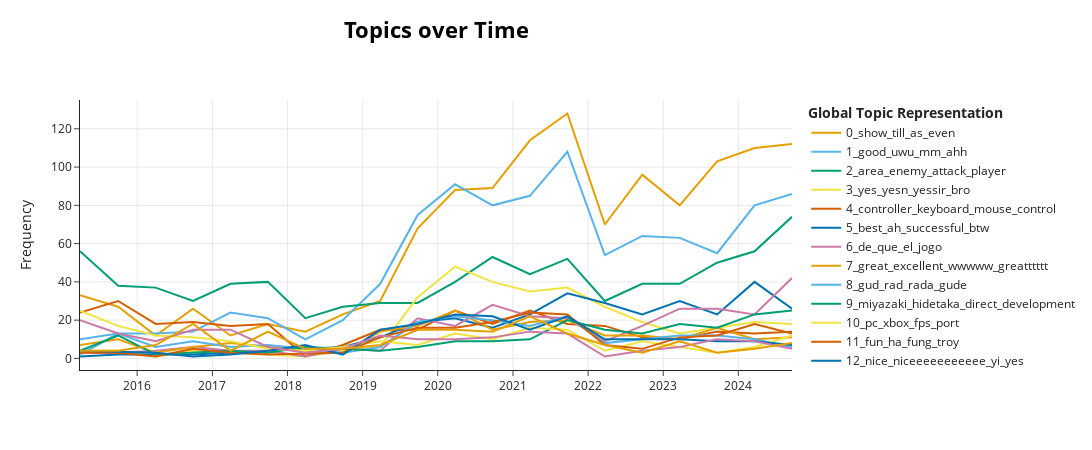

Notebook cell for this chart:
### Code cell
pos_model.visualize_topics_over_time(pos_topics_over_time, top_n_topics=15)

### Figure 1 — Plotly figure (JSON) as saved in the notebook; plotly's stock layout.template omitted (floating-point values rounded to 4 significant figures)
{"data": [{"hoverinfo": "text", "hovertext": ["<b>Topic 0</b><br>Words: show, till, as, even, ", "<b>Topic 0</b><br>Words: show, till, as, even, ", "<b>Topic 0</b><br>Words: show, till, as, even, ", "<b>Topic 0</b><br>Words: show, till, as, even, ", "<b>Topic 0</b><br>Words: show, till, as, even, ", "<b>Topic 0</b><br>Words: show, till, as, even, ", "<b>Topic 0</b><br>Words: show, till, as, even, ", "<b>Topic 0</b><br>Words: show, till, as, even, ", "<b>Topic 0</b><br>Words: show, till, as, even, ", "<b>Topic 0</b><br>Words: even, show, till, as, ", "<b>Topic 0</b><br>Words: show, till, as, even, ", "<b>Topic 0</b><br>Words: as, show, till, even, ", "<b>Topic 0</b><br>Words: show, till, as, even, ", "<b>Topic 0</b><br>Words: show, till, as, even, ", "<b>Topic 0</b><br>Words: show, till, as, even, ", "<b>Topic 0</b><br>Words: show, till, as, even, ", "<b>Topic 0</b><br>Words: show, till, as, even, ", "<b>Topic 0</b><br>Words: show, till, as, even, ", "<b>Topic 0</b><br>Words: till, show, as, even, ", "<b>Topic 0</b><br>Words: show, till, as, even, "], "marker": {"color": "#E69F00"}, "mode": "lines", "name": "0_show_till_as_even", "type": "scatter", "x": ["2015-03-29T07:51:40.752000", "2015-09-30T21:50:11.400000", "2016-03-30T20:28:43.800000", "2016-09-28T19:07:16.200000", "2017-03-29T17:45:48.600000", "2017-09-27T16:24:21", "2018-03-28T15:02:53.400000", "2018-09-26T13:41:25.800000", "2019-03-27T12:19:58.200000", "2019-09-25T10:58:30.600000", "2020-03-25T09:37:03", "2020-09-23T08:15:35.400000", "2021-03-24T06:54:07.800000", "2021-09-22T05:32:40.200000", "2022-03-23T04:11:12.600000", "2022-09-21T02:49:45", "2023-03-22T01:28:17.400000", "2023-09-20T00:06:49.800000", "2024-03-19T22:45:22.200000", "2024-09-17T21:23:54.600000"], "y": [33, 27, 12, 26, 12, 18, 14, 23, 30, 68, 88, 89, 114, 128, 70, 96, 80, 103, 110, 112]}, {"hoverinfo": "text", "hovertext": ["<b>Topic 1</b><br>Words: good, uwu, mm, ahh, af", "<b>Topic 1</b><br>Words: good, uwu, mm, ahh, af", "<b>Topic 1</b><br>Words: good, uwu, mm, ahh, af", "<b>Topic 1</b><br>Words: good, uwu, mm, ahh, af", "<b>Topic 1</b><br>Words: good, uwu, mm, ahh, af", "<b>Topic 1</b><br>Words: good, uwu, mm, ahh, af", "<b>Topic 1</b><br>Words: good, man, uwu, mm, ahh", "<b>Topic 1</b><br>Words: good, uwu, mm, ahh, af", "<b>Topic 1</b><br>Words: good, uwu, mm, ahh, af", "<b>Topic 1</b><br>Words: good, uwu, mm, ahh, af", "<b>Topic 1</b><br>Words: good, mm, lol, dks, uwu", "<b>Topic 1</b><br>Words: good, uwu, mm, ahh, af", "<b>Topic 1</b><br>Words: good, thats, uwu, mm, ahh", "<b>Topic 1</b><br>Words: good, uwu, mm, ahh, also", "<b>Topic 1</b><br>Words: good, ahh, please, uwu, mm", "<b>Topic 1</b><br>Words: good, uwu, mm, ahh, af", "<b>Topic 1</b><br>Words: good, uwu, mm, ahh, af", "<b>Topic 1</b><br>Words: good, af, hat, uwu, mm", "<b>Topic 1</b><br>Words: good, uwu, mm, ahh, af", "<b>Topic 1</b><br>Words: good, uwu, mm, ahh, af"], "marker": {"color": "#56B4E9"}, "mode": "lines", "name": "1_good_uwu_mm_ahh", "type": "scatter", "x": ["2015-03-29T07:51:40.752000", "2015-09-30T21:50:11.400000", "2016-03-30T20:28:43.800000", "2016-09-28T19:07:16.200000", "2017-03-29T17:45:48.600000", "2017-09-27T16:24:21", "2018-03-28T15:02:53.400000", "2018-09-26T13:41:25.800000", "2019-03-27T12:19:58.200000", "2019-09-25T10:58:30.600000", "2020-03-25T09:37:03", "2020-09-23T08:15:35.400000", "2021-03-24T06:54:07.800000", "2021-09-22T05:32:40.200000", "2022-03-23T04:11:12.600000", "2022-09-21T02:49:45", "2023-03-22T01:28:17.400000", "2023-09-20T00:06:49.800000", "2024-03-19T22:45:22.200000", "2024-09-17T21:23:54.600000"], "y": [10, 13, 13, 14, 24, 21, 10, 20, 39, 75, 91, 80, 85, 108, 54, 64, 63, 55, 80, 86]}, {"hoverinfo": "text", "hovertext": ["<b>Topic 2</b><br>Words: dx, new, change, version, heide", "<b>Topic 2</b><br>Words: dsi, player, help, attack, enemy", "<b>Topic 2</b><br>Words: katana, havel, chaos, ice, wich", "<b>Topic 2</b><br>Words: dks, bonfire, system, level, heh", "<b>Topic 2</b><br>Words: fight, weapon, player, find, bos", "<b>Topic 2</b><br>Words: player, area, weapon, certain, enemy", "<b>Topic 2</b><br>Words: roll, area, player, dragon, sm", "<b>Topic 2</b><br>Words: attack, player, damage, area, enemy", "<b>Topic 2</b><br>Words: nigga, moonlight, uh, spotlight, trippin", "<b>Topic 2</b><br>Words: bean, attack, area, estus, enemy", "<b>Topic 2</b><br>Words: area, attack, player, enemy, weapon", "<b>Topic 2</b><br>Words: tyrit, th, weapon, area, enemy", "<b>Topic 2</b><br>Words: heal, area, use, weapon, movement", "<b>Topic 2</b><br>Words: area, fight, attack, enemy, roll", "<b>Topic 2</b><br>Words: attack, fight, enemy, lothian, axe", "<b>Topic 2</b><br>Words: onnnnnnnfromsoft, server, turn, area, level", "<b>Topic 2</b><br>Words: bos, king, fight, mark, area", "<b>Topic 2</b><br>Words: td, dementia, attack, bos, player", "<b>Topic 2</b><br>Words: bos, player, area, enemy, fight", "<b>Topic 2</b><br>Words: spoiler, enemy, area, world, feel"], "marker": {"color": "#009E73"}, "mode": "lines", "name": "2_area_enemy_attack_player", "type": "scatter", "x": ["2015-03-29T07:51:40.752000", "2015-09-30T21:50:11.400000", "2016-03-30T20:28:43.800000", "2016-09-28T19:07:16.200000", "2017-03-29T17:45:48.600000", "2017-09-27T16:24:21", "2018-03-28T15:02:53.400000", "2018-09-26T13:41:25.800000", "2019-03-27T12:19:58.200000", "2019-09-25T10:58:30.600000", "2020-03-25T09:37:03", "2020-09-23T08:15:35.400000", "2021-03-24T06:54:07.800000", "2021-09-22T05:32:40.200000", "2022-03-23T04:11:12.600000", "2022-09-21T02:49:45", "2023-03-22T01:28:17.400000", "2023-09-20T00:06:49.800000", "2024-03-19T22:45:22.200000", "2024-09-17T21:23:54.600000"], "y": [56, 38, 37, 30, 39, 40, 21, 27, 29, 29, 40, 53, 44, 52, 30, 39, 39, 50, 56, 74]}, {"hoverinfo": "text", "hovertext": ["<b>Topic 3</b><br>Words: yes, yesn, yessir, bro, sir", "<b>Topic 3</b><br>Words: yes, yesn, yessir, bro, sir", "<b>Topic 3</b><br>Words: yes, yesn, yessir, bro, sir", "<b>Topic 3</b><br>Words: yes, yesn, yessir, bro, sir", "<b>Topic 3</b><br>Words: yes, yesn, yessir, bro, sir", "<b>Topic 3</b><br>Words: yes, yesn, yessir, bro, sir", "<b>Topic 3</b><br>Words: yes, yesn, yessir, bro, sir", "<b>Topic 3</b><br>Words: yes, yesn, yessir, bro, sir", "<b>Topic 3</b><br>Words: yes, yesn, yessir, bro, sir", "<b>Topic 3</b><br>Words: yes, yesn, yessir, bro, sir", "<b>Topic 3</b><br>Words: yes, yesn, yessir, bro, sir", "<b>Topic 3</b><br>Words: yes, yesn, yessir, bro, sir", "<b>Topic 3</b><br>Words: yes, bro, sir, yesn, yessir", "<b>Topic 3</b><br>Words: yes, yesn, yessir, bro, sir", "<b>Topic 3</b><br>Words: yes, yesn, yessir, bro, sir", "<b>Topic 3</b><br>Words: yes, yesn, yessir, bro, sir", "<b>Topic 3</b><br>Words: yes, yessir, yesn, bro, sir", "<b>Topic 3</b><br>Words: yes, yesn, yessir, bro, sir", "<b>Topic 3</b><br>Words: yes, yesn, yessir, bro, sir"], "marker": {"color": "#F0E442"}, "mode": "lines", "name": "3_yes_yesn_yessir_bro", "type": "scatter", "x": ["2015-03-29T07:51:40.752000", "2015-09-30T21:50:11.400000", "2016-03-30T20:28:43.800000", "2016-09-28T19:07:16.200000", "2017-09-27T16:24:21", "2018-03-28T15:02:53.400000", "2018-09-26T13:41:25.800000", "2019-03-27T12:19:58.200000", "2019-09-25T10:58:30.600000", "2020-03-25T09:37:03", "2020-09-23T08:15:35.400000", "2021-03-24T06:54:07.800000", "2021-09-22T05:32:40.200000", "2022-03-23T04:11:12.600000", "2022-09-21T02:49:45", "2023-03-22T01:28:17.400000", "2023-09-20T00:06:49.800000", "2024-03-19T22:45:22.200000", "2024-09-17T21:23:54.600000"], "y": [4, 4, 1, 4, 2, 1, 4, 6, 32, 48, 40, 35, 37, 27, 19, 13, 16, 19, 18]}, {"hoverinfo": "text", "hovertext": ["<b>Topic 4</b><br>Words: controller, keyboard, mouse, control, xbox", "<b>Topic 4</b><br>Words: controller, keyboard, mouse, control, xbox", "<b>Topic 4</b><br>Words: keyboard, controller, mouse, click, control", "<b>Topic 4</b><br>Words: controller, keyboard, mouse, bubble, wrap", "<b>Topic 4</b><br>Words: controller, keyboard, mouse, window, cable", "<b>Topic 4</b><br>Words: controller, keyboard, kb, mouse, control", "<b>Topic 4</b><br>Words: mouse, sensitivity, interface, prompt, binding", "<b>Topic 4</b><br>Words: controller, keyboard, playstation, fckng, keybinddings", "<b>Topic 4</b><br>Words: controller, keyboard, mouse, control, bind", "<b>Topic 4</b><br>Words: controller, keyboard, control, mouse, default", "<b>Topic 4</b><br>Words: controller, keyboard, mouse, control, key", "<b>Topic 4</b><br>Words: keyboard, mouse, controller, control, click", "<b>Topic 4</b><br>Words: controller, keyboard, mouse, unequip, control", "<b>Topic 4</b><br>Words: mouse, keyboard, controller, control, key", "<b>Topic 4</b><br>Words: controller, keyboard, mouse, control, bind", "<b>Topic 4</b><br>Words: keyboard, controller, mouse, click, disable", "<b>Topic 4</b><br>Words: controller, mouse, control, keyboard, goodie", "<b>Topic 4</b><br>Words: controller, keyboard, remap, mouse, bind", "<b>Topic 4</b><br>Words: click, controller, keyboard, mouse, control", "<b>Topic 4</b><br>Words: controller, keyboard, mouse, miyuzaki, control"], "marker": {"color": "#D55E00"}, "mode": "lines", "name": "4_controller_keyboard_mouse_control", "type": "scatter", "x": ["2015-03-29T07:51:40.752000", "2015-09-30T21:50:11.400000", "2016-03-30T20:28:43.800000", "2016-09-28T19:07:16.200000", "2017-03-29T17:45:48.600000", "2017-09-27T16:24:21", "2018-03-28T15:02:53.400000", "2018-09-26T13:41:25.800000", "2019-03-27T12:19:58.200000", "2019-09-25T10:58:30.600000", "2020-03-25T09:37:03", "2020-09-23T08:15:35.400000", "2021-03-24T06:54:07.800000", "2021-09-22T05:32:40.200000", "2022-03-23T04:11:12.600000", "2022-09-21T02:49:45", "2023-03-22T01:28:17.400000", "2023-09-20T00:06:49.800000", "2024-03-19T22:45:22.200000", "2024-09-17T21:23:54.600000"], "y": [24, 30, 18, 19, 17, 18, 1, 7, 15, 15, 25, 18, 25, 18, 17, 11, 10, 14, 13, 14]}, {"hoverinfo": "text", "hovertext": ["<b>Topic 5</b><br>Words: best, ah, successful, btw, lol", "<b>Topic 5</b><br>Words: best, ah, successful, btw, lol", "<b>Topic 5</b><br>Words: best, lol, ah, successful, btw", "<b>Topic 5</b><br>Words: best, ah, successful, btw, lol", "<b>Topic 5</b><br>Words: best, ah, successful, btw, lol", "<b>Topic 5</b><br>Words: best, ah, successful, btw, lol", "<b>Topic 5</b><br>Words: best, ah, successful, btw, lol", "<b>Topic 5</b><br>Words: best, btw, ah, successful, lol", "<b>Topic 5</b><br>Words: best, successful, ah, btw, lol", "<b>Topic 5</b><br>Words: best, ah, successful, btw, lol", "<b>Topic 5</b><br>Words: best, ah, successful, btw, lol", "<b>Topic 5</b><br>Words: best, ah, successful, btw, lol", "<b>Topic 5</b><br>Words: best, ah, successful, btw, lol", "<b>Topic 5</b><br>Words: best, ah, successful, btw, lol", "<b>Topic 5</b><br>Words: best, ah, fuck, yes, successful", "<b>Topic 5</b><br>Words: best, ah, successful, btw, lol", "<b>Topic 5</b><br>Words: best, ah, successful, btw, lol", "<b>Topic 5</b><br>Words: best, ah, successful, btw, lol"], "marker": {"color": "#0072B2"}, "mode": "lines", "name": "5_best_ah_successful_btw", "type": "scatter", "x": ["2015-03-29T07:51:40.752000", "2015-09-30T21:50:11.400000", "2016-09-28T19:07:16.200000", "2017-03-29T17:45:48.600000", "2017-09-27T16:24:21", "2018-09-26T13:41:25.800000", "2019-03-27T12:19:58.200000", "2019-09-25T10:58:30.600000", "2020-03-25T09:37:03", "2020-09-23T08:15:35.400000", "2021-03-24T06:54:07.800000", "2021-09-22T05:32:40.200000", "2022-03-23T04:11:12.600000", "2022-09-21T02:49:45", "2023-03-22T01:28:17.400000", "2023-09-20T00:06:49.800000", "2024-03-19T22:45:22.200000", "2024-09-17T21:23:54.600000"], "y": [1, 2, 2, 3, 4, 6, 11, 19, 21, 16, 23, 34, 29, 23, 30, 23, 40, 26]}, {"hoverinfo": "text", "hovertext": ["<b>Topic 6</b><br>Words: ncia, que, jogo, minhas, de", "<b>Topic 6</b><br>Words: el, que, jogo, horas, esta", "<b>Topic 6</b><br>Words: que, vez, mucho, de, el", "<b>Topic 6</b><br>Words: de, el, que, en, la", "<b>Topic 6</b><br>Words: la, que, de, termina, primer", "<b>Topic 6</b><br>Words: que, la, el, para, lo", "<b>Topic 6</b><br>Words: quero, jogaaaaaaaaaaa, controle, para, de", "<b>Topic 6</b><br>Words: el, rango, tanti, totales, favorita", "<b>Topic 6</b><br>Words: della, jogar, para, serie, livello", "<b>Topic 6</b><br>Words: que, de, pero, juegazo, jogo", "<b>Topic 6</b><br>Words: jogo, um, melhor, muy, mto", "<b>Topic 6</b><br>Words: novo, de, que, jogo, um", "<b>Topic 6</b><br>Words: el, que, jogo, de, juego", "<b>Topic 6</b><br>Words: de, que, jogo, um, mais", "<b>Topic 6</b><br>Words: jogo, melhor, feo, juego, de", "<b>Topic 6</b><br>Words: que, de, el, pra, jogo", "<b>Topic 6</b><br>Words: de, mejor, que, el, la", "<b>Topic 6</b><br>Words: te, amo, odeio, que, de", "<b>Topic 6</b><br>Words: de, que, juego, la, et", "<b>Topic 6</b><br>Words: que, de, jogo, la, el"], "marker": {"color": "#CC79A7"}, "mode": "lines", "name": "6_de_que_el_jogo", "type": "scatter", "x": ["2015-03-29T07:51:40.752000", "2015-09-30T21:50:11.400000", "2016-03-30T20:28:43.800000", "2016-09-28T19:07:16.200000", "2017-03-29T17:45:48.600000", "2017-09-27T16:24:21", "2018-03-28T15:02:53.400000", "2018-09-26T13:41:25.800000", "2019-03-27T12:19:58.200000", "2019-09-25T10:58:30.600000", "2020-03-25T09:37:03", "2020-09-23T08:15:35.400000", "2021-03-24T06:54:07.800000", "2021-09-22T05:32:40.200000", "2022-03-23T04:11:12.600000", "2022-09-21T02:49:45", "2023-03-22T01:28:17.400000", "2023-09-20T00:06:49.800000", "2024-03-19T22:45:22.200000", "2024-09-17T21:23:54.600000"], "y": [3, 3, 4, 6, 4, 4, 1, 5, 4, 21, 17, 28, 22, 21, 9, 17, 26, 26, 23, 42]}, {"hoverinfo": "text", "hovertext": ["<b>Topic 7</b><br>Words: great, excellent, greattttt, greatttttt, wwwww", "<b>Topic 7</b><br>Words: great, excellent, greattttt, greatttttt, wwwww", "<b>Topic 7</b><br>Words: great, excellent, greattttt, greatttttt, wwwww", "<b>Topic 7</b><br>Words: great, excellent, greattttt, greatttttt, wwwww", "<b>Topic 7</b><br>Words: great, excellent, greattttt, greatttttt, wwwww", "<b>Topic 7</b><br>Words: great, excellent, greattttt, greatttttt, wwwww", "<b>Topic 7</b><br>Words: great, excellent, greattttt, greatttttt, wwwww", "<b>Topic 7</b><br>Words: great, excellent, greattttt, greatttttt, wwwww", "<b>Topic 7</b><br>Words: great, excellent, greattttt, greatttttt, wwwww", "<b>Topic 7</b><br>Words: great, greatttttt, excellent, greattttt, wwwww", "<b>Topic 7</b><br>Words: great, greattttt, excellent, everyone, greatttttt", "<b>Topic 7</b><br>Words: great, wwwww, excellent, greattttt, greatttttt", "<b>Topic 7</b><br>Words: great, fking, excellent, greattttt, greatttttt", "<b>Topic 7</b><br>Words: great, excellent, greattttt, greatttttt, wwwww", "<b>Topic 7</b><br>Words: great, excellent, greattttt, greatttttt, wwwww", "<b>Topic 7</b><br>Words: great, bruh, excellent, greattttt, greatttttt", "<b>Topic 7</b><br>Words: great, excellent, greattttt, greatttttt, wwwww", "<b>Topic 7</b><br>Words: great, excellent, greattttt, greatttttt, wwwww", "<b>Topic 7</b><br>Words: great, excellent, wonderful, greattttt, greatttttt", "<b>Topic 7</b><br>Words: great, excellent, greattttt, greatttttt, wwwww"], "marker": {"color": "#E69F00"}, "mode": "lines", "name": "7_great_excellent_wwwww_greatttttt", "type": "scatter", "x": ["2015-03-29T07:51:40.752000", "2015-09-30T21:50:11.400000", "2016-03-30T20:28:43.800000", "2016-09-28T19:07:16.200000", "2017-03-29T17:45:48.600000", "2017-09-27T16:24:21", "2018-03-28T15:02:53.400000", "2018-09-26T13:41:25.800000", "2019-03-27T12:19:58.200000", "2019-09-25T10:58:30.600000", "2020-03-25T09:37:03", "2020-09-23T08:15:35.400000", "2021-03-24T06:54:07.800000", "2021-09-22T05:32:40.200000", "2022-03-23T04:11:12.600000", "2022-09-21T02:49:45", "2023-03-22T01:28:17.400000", "2023-09-20T00:06:49.800000", "2024-03-19T22:45:22.200000", "2024-09-17T21:23:54.600000"], "y": [7, 10, 3, 6, 8, 6, 4, 3, 14, 17, 25, 15, 19, 20, 12, 12, 10, 16, 10, 11]}, {"hoverinfo": "text", "hovertext": ["<b>Topic 8</b><br>Words: ets, gud, yeh, tldr, rad", "<b>Topic 8</b><br>Words: gud, rad, vry, orb, crack", "<b>Topic 8</b><br>Words: gud, frigin, ard, crappier, pre", "<b>Topic 8</b><br>Words: gud, ju, gd, purty, damn", "<b>Topic 8</b><br>Words: gud, guld, preety, amirite, actually", "<b>Topic 8</b><br>Words: gud, cuphead, journalist, geim, ocean", "<b>Topic 8</b><br>Words: gud, noice, ye, na, rad", "<b>Topic 8</b><br>Words: gud, gucci, wud, iz, lol", "<b>Topic 8</b><br>Words: gud, sunnnnnnnnnnnnnnnnnnnnnnnnnnnnnnnnnnnnnnnnnnnnnnnnnnnnnnnnnnnnnnnnnnnnnnnnnnnnnnnnnnnnnnnnnnnnnnnnnnnnnnnnnnnnnnnnnnnnnnnnnnnnnnnnnn, ppppppraiseeee, neckbeards, wat", "<b>Topic 8</b><br>Words: gud, rada, gucci, gude, guwd", "<b>Topic 8</b><br>Words: gud, itsok, pley, lief, gueass", "<b>Topic 8</b><br>Words: gud, ehhhhhhh, ggod, wheilsh, guds", "<b>Topic 8</b><br>Words: gud, whered, son, among, damn", "<b>Topic 8</b><br>Words: gud, ga, retard, gem, believe", "<b>Topic 8</b><br>Words: gud, offline, hat, yes, rad", "<b>Topic 8</b><br>Words: gud, donut, iit, izz, bary", "<b>Topic 8</b><br>Words: gud, rad, gurb, gude, ppl", "<b>Topic 8</b><br>Words: gud, womp, justds, nd, gem", "<b>Topic 8</b><br>Words: gud, fokin, hard, rad, rada"], "marker": {"color": "#56B4E9"}, "mode": "lines", "name": "8_gud_rad_rada_gude", "type": "scatter", "x": ["2015-03-29T07:51:40.752000", "2015-09-30T21:50:11.400000", "2016-03-30T20:28:43.800000", "2016-09-28T19:07:16.200000", "2017-03-29T17:45:48.600000", "2017-09-27T16:24:21", "2018-09-26T13:41:25.800000", "2019-03-27T12:19:58.200000", "2019-09-25T10:58:30.600000", "2020-03-25T09:37:03", "2020-09-23T08:15:35.400000", "2021-03-24T06:54:07.800000", "2021-09-22T05:32:40.200000", "2022-03-23T04:11:12.600000", "2022-09-21T02:49:45", "2023-03-22T01:28:17.400000", "2023-09-20T00:06:49.800000", "2024-03-19T22:45:22.200000", "2024-09-17T21:23:54.600000"], "y": [2, 13, 6, 9, 6, 7, 3, 6, 19, 22, 20, 17, 22, 8, 10, 12, 12, 10, 6]}, {"hoverinfo": "text", "hovertext": ["<b>Topic 9</b><br>Words: hidetaka, queen, miyazaki, golem, gloomy", "<b>Topic 9</b><br>Words: miyazaki, hidetaka, sparse, yui, figurine", "<b>Topic 9</b><br>Words: miyazaki, belated, overseen, cling, crew", "<b>Topic 9</b><br>Words: miyazaki, expectation, etz, darksword, becuaze", "<b>Topic 9</b><br>Words: miyazaki, newborn, bloddborne, sepukku, achilles", "<b>Topic 9</b><br>Words: miyazaki, covenant, fanboys, expand, defend", "<b>Topic 9</b><br>Words: miyazaki, spoiler, cramming, sophistication, legeld", "<b>Topic 9</b><br>Words: miyazaki, alot, bloodborn, gem, colour", "<b>Topic 9</b><br>Words: miyazaki, critique, iframes, familiar, unexplained", "<b>Topic 9</b><br>Words: miyazaki, bossfight, hidataka, hahahahahahahahahhahahahahahahahaa, fuckmiyazaki", "<b>Topic 9</b><br>Words: miyazaki, impact, miazaki, director, paste", "<b>Topic 9</b><br>Words: miyazaki, direct, hp, boulder, gank", "<b>Topic 9</b><br>Words: miyazaki, puke, passage, tactic, direct", "<b>Topic 9</b><br>Words: miyazaki, direct, hidetaka, project, enormous", "<b>Topic 9</b><br>Words: miyazaki, url, development, hidetaka, intention", "<b>Topic 9</b><br>Words: miyazaki, soulslike, development, asset, ai", "<b>Topic 9</b><br>Words: miyazaki, hidetaka, emoji, virtue, trevor", "<b>Topic 9</b><br>Words: miyazaki, hidetaka, supervise, fromsoft, fever", "<b>Topic 9</b><br>Words: miyazaki, direct, hidetaka, heaviness, blender", "<b>Topic 9</b><br>Words: miyazaki, bir, hidetaka, istiyorum, direct"], "marker": {"color": "#009E73"}, "mode": "lines", "name": "9_miyazaki_hidetaka_direct_development", "type": "scatter", "x": ["2015-03-29T07:51:40.752000", "2015-09-30T21:50:11.400000", "2016-03-30T20:28:43.800000", "2016-09-28T19:07:16.200000", "2017-03-29T17:45:48.600000", "2017-09-27T16:24:21", "2018-03-28T15:02:53.400000", "2018-09-26T13:41:25.800000", "2019-03-27T12:19:58.200000", "2019-09-25T10:58:30.600000", "2020-03-25T09:37:03", "2020-09-23T08:15:35.400000", "2021-03-24T06:54:07.800000", "2021-09-22T05:32:40.200000", "2022-03-23T04:11:12.600000", "2022-09-21T02:49:45", "2023-03-22T01:28:17.400000", "2023-09-20T00:06:49.800000", "2024-03-19T22:45:22.200000", "2024-09-17T21:23:54.600000"], "y": [4, 12, 2, 3, 4, 3, 6, 5, 4, 6, 9, 9, 10, 20, 15, 13, 18, 16, 23, 25]}, {"hoverinfo": "text", "hovertext": ["<b>Topic 10</b><br>Words: pc, fps, minimum, card, xbox", "<b>Topic 10</b><br>Words: pc, gpu, fps, crash, card", "<b>Topic 10</b><br>Words: port, xbox, laptop, pc, secretley", "<b>Topic 10</b><br>Words: pc, booting, hehexd, justification, macbook", "<b>Topic 10</b><br>Words: gb, spec, pc, os, xeon", "<b>Topic 10</b><br>Words: experince, becuase, xbox, optimise, hz", "<b>Topic 10</b><br>Words: evironments, pc, cloud, miniboss, definatly", "<b>Topic 10</b><br>Words: crash, laptop, woud, bec, invanded", "<b>Topic 10</b><br>Words: xbox, pc, device, maxes, manager", "<b>Topic 10</b><br>Words: pc, ubuntu, fond, fibre, proton", "<b>Topic 10</b><br>Words: xbox, pc, elementary, proton, screen", "<b>Topic 10</b><br>Words: pc, laptop, fps, display, hdmi", "<b>Topic 10</b><br>Words: xbox, pc, laptop, lessgoooo, suporrt", "<b>Topic 10</b><br>Words: pc, xbox, unrestricted, port, doodoo", "<b>Topic 10</b><br>Words: steamsalty, aghhh, intelegent, sadge, drift", "<b>Topic 10</b><br>Words: pc, xbox, utter, fullcreen, port", "<b>Topic 10</b><br>Words: intead, eitherway, unhappy, fullscreen, windowed", "<b>Topic 10</b><br>Words: borderless, multi, xbox, setup, monitor", "<b>Topic 10</b><br>Words: pc, fuckin, fallback, geppo, steamdeck", "<b>Topic 10</b><br>Words: minimize, pc, monitor, xbox, fullscreen"], "marker": {"color": "#F0E442"}, "mode": "lines", "name": "10_pc_xbox_fps_port", "type": "scatter", "x": ["2015-03-29T07:51:40.752000", "2015-09-30T21:50:11.400000", "2016-03-30T20:28:43.800000", "2016-09-28T19:07:16.200000", "2017-03-29T17:45:48.600000", "2017-09-27T16:24:21", "2018-03-28T15:02:53.400000", "2018-09-26T13:41:25.800000", "2019-03-27T12:19:58.200000", "2019-09-25T10:58:30.600000", "2020-03-25T09:37:03", "2020-09-23T08:15:35.400000", "2021-03-24T06:54:07.800000", "2021-09-22T05:32:40.200000", "2022-03-23T04:11:12.600000", "2022-09-21T02:49:45", "2023-03-22T01:28:17.400000", "2023-09-20T00:06:49.800000", "2024-03-19T22:45:22.200000", "2024-09-17T21:23:54.600000"], "y": [25, 17, 12, 11, 9, 5, 4, 6, 9, 7, 13, 10, 16, 15, 4, 9, 6, 3, 6, 12]}, {"hoverinfo": "text", "hovertext": ["<b>Topic 11</b><br>Words: fantasy, fun, ha, popcorn, fung", "<b>Topic 11</b><br>Words: magical, fun, ha, troy, fung", "<b>Topic 11</b><br>Words: fun, ha, troy, fung, popcorn", "<b>Topic 11</b><br>Words: fun, haha, dude, ha, troy", "<b>Topic 11</b><br>Words: fun, last, ha, popcorn, fung", "<b>Topic 11</b><br>Words: fun, ha, troy, fung, popcorn", "<b>Topic 11</b><br>Words: fun, ha, troy, fung, popcorn", "<b>Topic 11</b><br>Words: fun, sound, ha, popcorn, troy", "<b>Topic 11</b><br>Words: fun, funnn, honestly, ha, fung", "<b>Topic 11</b><br>Words: fun, ha, popcorn, food, troy", "<b>Topic 11</b><br>Words: fun, stuff, work, fuck, ha", "<b>Topic 11</b><br>Words: fun, fung, troy, alot, ha", "<b>Topic 11</b><br>Words: fun, scary, work, ha, troy", "<b>Topic 11</b><br>Words: fun, ha, troy, fung, popcorn", "<b>Topic 11</b><br>Words: fun, even, ha, fung, popcorn", "<b>Topic 11</b><br>Words: fun, ha, troy, fung, popcorn", "<b>Topic 11</b><br>Words: fun, abuse, ha, troy, fung", "<b>Topic 11</b><br>Words: fun, geme, alot, hope, ha", "<b>Topic 11</b><br>Words: fun, hehe, ha, troy, fung"], "marker": {"color": "#D55E00"}, "mode": "lines", "name": "11_fun_ha_fung_troy", "type": "scatter", "x": ["2015-03-29T07:51:40.752000", "2015-09-30T21:50:11.400000", "2016-03-30T20:28:43.800000", "2016-09-28T19:07:16.200000", "2017-03-29T17:45:48.600000", "2017-09-27T16:24:21", "2018-09-26T13:41:25.800000", "2019-03-27T12:19:58.200000", "2019-09-25T10:58:30.600000", "2020-03-25T09:37:03", "2020-09-23T08:15:35.400000", "2021-03-24T06:54:07.800000", "2021-09-22T05:32:40.200000", "2022-03-23T04:11:12.600000", "2022-09-21T02:49:45", "2023-03-22T01:28:17.400000", "2023-09-20T00:06:49.800000", "2024-03-19T22:45:22.200000", "2024-09-17T21:23:54.600000"], "y": [3, 3, 1, 5, 3, 2, 3, 11, 16, 16, 19, 24, 23, 7, 5, 11, 12, 18, 13]}, {"hoverinfo": "text", "hovertext": ["<b>Topic 12</b><br>Words: nice, niceeeeeeeeeee, yi, yes, also", "<b>Topic 12</b><br>Words: nice, niceeeeeeeeeee, yi, yes, also", "<b>Topic 12</b><br>Words: nice, niceeeeeeeeeee, yi, yes, also", "<b>Topic 12</b><br>Words: nice, niceeeeeeeeeee, yi, yes, also", "<b>Topic 12</b><br>Words: nice, niceeeeeeeeeee, yi, yes, also", "<b>Topic 12</b><br>Words: nice, niceeeeeeeeeee, yi, yes, also", "<b>Topic 12</b><br>Words: nice, niceeeeeeeeeee, yi, yes, also", "<b>Topic 12</b><br>Words: nice, yi, niceeeeeeeeeee, yes, also", "<b>Topic 12</b><br>Words: nice, niceeeeeeeeeee, yi, yes, also", "<b>Topic 12</b><br>Words: nice, niceeeeeeeeeee, yi, yes, also", "<b>Topic 12</b><br>Words: nice, niceeeeeeeeeee, yi, yes, also", "<b>Topic 12</b><br>Words: nice, niceeeeeeeeeee, yi, yes, also", "<b>Topic 12</b><br>Words: nice, niceeeeeeeeeee, yi, yes, also", "<b>Topic 12</b><br>Words: nice, niceeeeeeeeeee, yi, yes, also", "<b>Topic 12</b><br>Words: nice, niceeeeeeeeeee, yi, yes, also", "<b>Topic 12</b><br>Words: nice, niceeeeeeeeeee, yi, yes, also", "<b>Topic 12</b><br>Words: nice, niceeeeeeeeeee, yi, yes, also", "<b>Topic 12</b><br>Words: nice, also, niceeeeeeeeeee, yi, yes", "<b>Topic 12</b><br>Words: nice, niceeeeeeeeeee, yi, yes, also"], "marker": {"color": "#0072B2"}, "mode": "lines", "name": "12_nice_niceeeeeeeeeee_yi_yes", "type": "scatter", "x": ["2015-03-29T07:51:40.752000", "2016-03-30T20:28:43.800000", "2016-09-28T19:07:16.200000", "2017-03-29T17:45:48.600000", "2017-09-27T16:24:21", "2018-03-28T15:02:53.400000", "2018-09-26T13:41:25.800000", "2019-03-27T12:19:58.200000", "2019-09-25T10:58:30.600000", "2020-03-25T09:37:03", "2020-09-23T08:15:35.400000", "2021-03-24T06:54:07.800000", "2021-09-22T05:32:40.200000", "2022-03-23T04:11:12.600000", "2022-09-21T02:49:45", "2023-03-22T01:28:17.400000", "2023-09-20T00:06:49.800000", "2024-03-19T22:45:22.200000", "2024-09-17T21:23:54.600000"], "y": [4, 3, 1, 2, 4, 7, 2, 15, 18, 23, 22, 15, 22, 10, 10, 10, 9, 9, 7]}, {"hoverinfo": "text", "hovertext": ["<b>Topic 13</b><br>Words: sun, praise, directx, bangt, mufaka", "<b>Topic 13</b><br>Words: sun, praise, sunbro, goty, addict", "<b>Topic 13</b><br>Words: sun, praise, cryyyyyyyyyyyyyyyyyyyyyy, boys, fucking", "<b>Topic 13</b><br>Words: sun, praise, praising, gangbanged, pig", "<b>Topic 13</b><br>Words: sun, praise, rekt, bros, sunny", "<b>Topic 13</b><br>Words: sun, praise, follower, simulator, would", "<b>Topic 13</b><br>Words: sun, praise, say, like, praising", "<b>Topic 13</b><br>Words: sun, praise, heresy, extra, content", "<b>Topic 13</b><br>Words: sun, praise, sunnnnnnnnnn, praiser, praising", "<b>Topic 13</b><br>Words: sun, praise, godforsaken, deprive, mother", "<b>Topic 13</b><br>Words: sun, praise, neil, armstrong, rose", "<b>Topic 13</b><br>Words: sun, praise, drangleics, happiness, inside", "<b>Topic 13</b><br>Words: sun, praise, argghwwhgg, wrekd, awwww", "<b>Topic 13</b><br>Words: sun, praise, stability, metal, completion", "<b>Topic 13</b><br>Words: sun, praise, praising, rekt, sunbro", "<b>Topic 13</b><br>Words: sun, praise, live, grab, server", "<b>Topic 13</b><br>Words: sun, praise, laugh, cry, praising", "<b>Topic 13</b><br>Words: praise, sun, cur, salute, moon", "<b>Topic 13</b><br>Words: sun, praise, hoorah, swallow, bom", "<b>Topic 13</b><br>Words: sun, praise, medal, pray, sunbro"], "marker": {"color": "#CC79A7"}, "mode": "lines", "name": "13_sun_praise_praising_rekt", "type": "scatter", "x": ["2015-03-29T07:51:40.752000", "2015-09-30T21:50:11.400000", "2016-03-30T20:28:43.800000", "2016-09-28T19:07:16.200000", "2017-03-29T17:45:48.600000", "2017-09-27T16:24:21", "2018-03-28T15:02:53.400000", "2018-09-26T13:41:25.800000", "2019-03-27T12:19:58.200000", "2019-09-25T10:58:30.600000", "2020-03-25T09:37:03", "2020-09-23T08:15:35.400000", "2021-03-24T06:54:07.800000", "2021-09-22T05:32:40.200000", "2022-03-23T04:11:12.600000", "2022-09-21T02:49:45", "2023-03-22T01:28:17.400000", "2023-09-20T00:06:49.800000", "2024-03-19T22:45:22.200000", "2024-09-17T21:23:54.600000"], "y": [20, 13, 9, 15, 15, 6, 3, 5, 12, 10, 10, 11, 14, 13, 1, 4, 6, 10, 9, 5]}, {"hoverinfo": "text", "hovertext": ["<b>Topic 14</b><br>Words: git, gud, gits, casuls, tag", "<b>Topic 14</b><br>Words: git, gud, rekt, gudgit, need", "<b>Topic 14</b><br>Words: git, gud, gudgit, need, electric", "<b>Topic 14</b><br>Words: git, gud, gudgit, rule, hr", "<b>Topic 14</b><br>Words: git, gud, gankers, message, gudgit", "<b>Topic 14</b><br>Words: git, gud, phag, revamp, gudgit", "<b>Topic 14</b><br>Words: git, gud, winblade, danksouls, blaze", "<b>Topic 14</b><br>Words: git, gud, fkin, gudgit, electric", "<b>Topic 14</b><br>Words: git, gud, manage, unless, gudgit", "<b>Topic 14</b><br>Words: git, gud, gudgit, electric, winblade", "<b>Topic 14</b><br>Words: gudgit, git, gud, begin, real", "<b>Topic 14</b><br>Words: git, gud, gim, gudgit, part", "<b>Topic 14</b><br>Words: git, gud, gudgit, second, part", "<b>Topic 14</b><br>Words: git, gud, bogaloo, electric, gudgit", "<b>Topic 14</b><br>Words: git, gud, bd, oddajcie, serwery", "<b>Topic 14</b><br>Words: git, gud, boogaloo, electric, gudgit", "<b>Topic 14</b><br>Words: git, gud, gudgit, electric, winblade", "<b>Topic 14</b><br>Words: git, gud, gudgit, electric, winblade", "<b>Topic 14</b><br>Words: git, gud, volume, gudgit, electric", "<b>Topic 14</b><br>Words: git, gud, giid, gudgit, electric"], "marker": {"color": "#E69F00"}, "mode": "lines", "name": "14_git_gud_gudgit_electric", "type": "scatter", "x": ["2015-03-29T07:51:40.752000", "2015-09-30T21:50:11.400000", "2016-03-30T20:28:43.800000", "2016-09-28T19:07:16.200000", "2017-03-29T17:45:48.600000", "2017-09-27T16:24:21", "2018-03-28T15:02:53.400000", "2018-09-26T13:41:25.800000", "2019-03-27T12:19:58.200000", "2019-09-25T10:58:30.600000", "2020-03-25T09:37:03", "2020-09-23T08:15:35.400000", "2021-03-24T06:54:07.800000", "2021-09-22T05:32:40.200000", "2022-03-23T04:11:12.600000", "2022-09-21T02:49:45", "2023-03-22T01:28:17.400000", "2023-09-20T00:06:49.800000", "2024-03-19T22:45:22.200000", "2024-09-17T21:23:54.600000"], "y": [4, 4, 7, 18, 4, 14, 5, 5, 7, 15, 15, 14, 22, 13, 7, 3, 9, 3, 5, 8]}], "layout": {"height": 450, "hoverlabel": {"bgcolor": "white", "font": {"family": "Rockwell", "size": 16}}, "legend": {"title": {"text": "<b>Global Topic Representation"}}, "title": {"font": {"color": "Black", "size": 22}, "text": "<b>Topics over Time</b>", "x": 0.4, "xanchor": "center", "y": 0.95, "yanchor": "top"}, "width": 1250, "xaxis": {"showgrid": true}, "yaxis": {"showgrid": true, "title": {"text": "Frequency"}}}}
